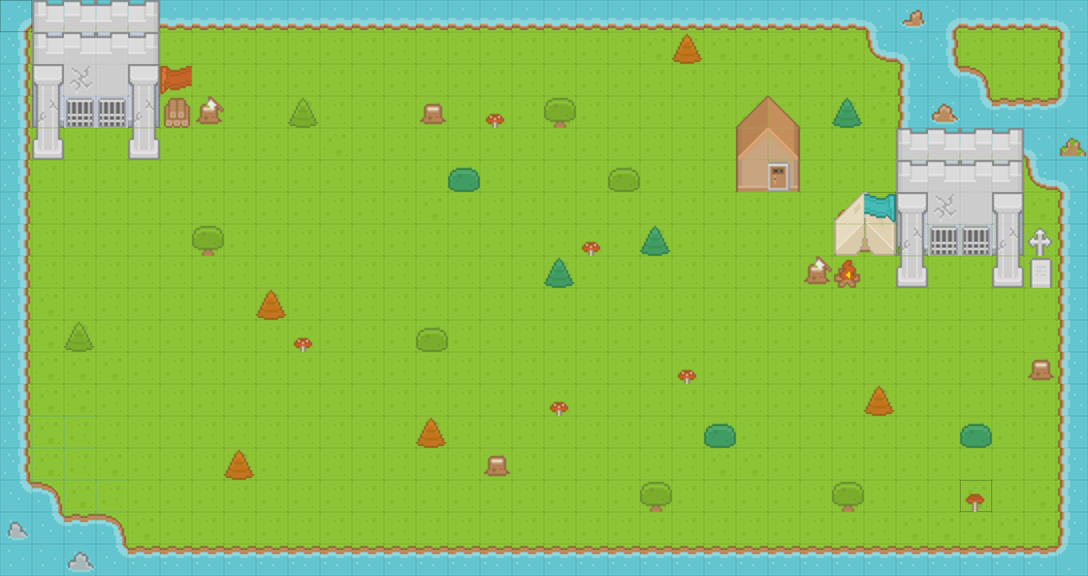

Below is a game level as drawn by its tile map, then a one-line description and the .tmx that defines it (tile-layer data replaced by summaries):
An orthogonal 34x18 tile map with 32x32 px tiles, 6 tile layers (background, background2, entredeux, batiment, ...), 1 hidden layer not drawn.

<map version="1.0.0" orientation="orthogonal" renderorder="right-down" width="34" height="18" tilewidth="32" tileheight="32" nextobjectid="18">
 <tileset firstgid="1" name="roguelikeSheet_transparentx2" tilewidth="32" tileheight="32" spacing="2" tilecount="1767" columns="57">
  <image source="roguelikeSheet_transparentx2.png" width="1936" height="1052" />
 </tileset>
 <layer name="background" width="34" height="18">
  <data>[612 cells, 609 non-empty, 20 distinct tile ids]</data>
 </layer>
 <layer name="background2" width="34" height="18">
  <data>[612 cells, 610 non-empty, 23 distinct tile ids]</data>
 </layer>
 <layer name="entredeux" width="34" height="18">
  <data>[612 cells, 41 non-empty, 15 distinct tile ids]</data>
 </layer>
 <layer name="batiment" width="34" height="18">
  <data>[612 cells, 39 non-empty, 17 distinct tile ids]</data>
 </layer>
 <layer name="obstacles" width="34" height="18" visible="0">
  <data>[612 cells, 184 non-empty, 1 distinct tile ids]</data>
 </layer>
 <layer name="premplan" width="34" height="18">
  <data>[612 cells, 9 non-empty, 9 distinct tile ids]</data>
 </layer>
 <layer name="premprem" width="34" height="18">
  <data>[612 cells, 3 non-empty, 3 distinct tile ids]</data>
 </layer>
</map>